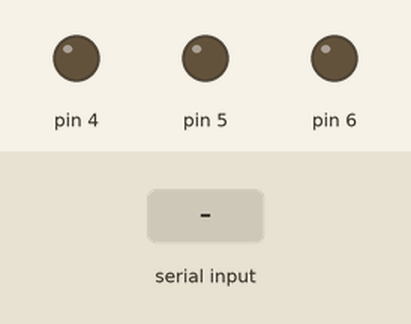
Simulated run of this sketch. Board: Arduino Uno, built with avr-gcc and run on an emulated ATmega328P. On the bench: output pins drawn as LEDs (lit = HIGH). The test bench sets the inputs (shaded band).

Above: at 1.2 s.
1.3 s: "R" received over Serial
At 1.7 s:
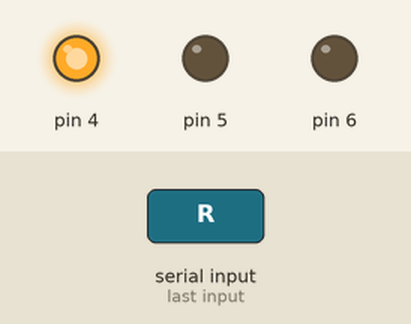
2.8 s: "G" received over Serial
At 4.0 s:
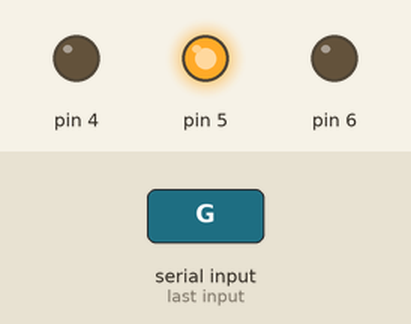
4.3 s: "B" received over Serial
At 5.2 s:
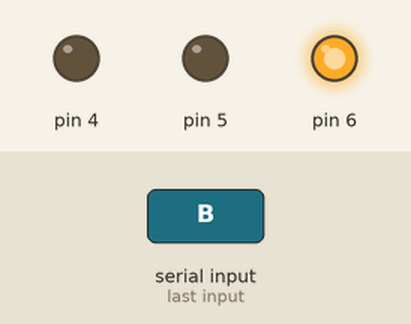
Timing chart, 0 to 7.3 s (numbered marks = the images above; inputs shaded):
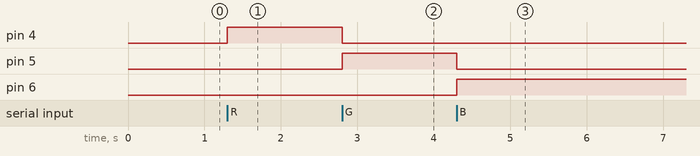

Measured:
- after the input at 1.3 s, pin 4: LOW → HIGH at once
- after the input at 2.8 s, pin 4: HIGH → LOW at once; pin 5: LOW → HIGH at once
- after the input at 4.3 s, pin 5: HIGH → LOW at once; pin 6: LOW → HIGH at once

The sketch:

pyuthon.ino
```cpp
//Código en Arduinio para obtener respuesta del color predominante la imagen
//Y encender un led de acuerdo a este color
int LED_R = 4;
int LED_G = 5;
int LED_B = 6;

char dato;

void setup() {
  // put your setup code here, to run once:
  Serial.begin(9600);
  pinMode(4, OUTPUT);
  pinMode(5, OUTPUT);
  pinMode(6, OUTPUT);


}

void loop() {
  // put your main code here, to run repeatedly:
  if(Serial.available() > 0){
    dato = Serial.read();
    if(dato == 'R'){
      digitalWrite(4,HIGH);
      digitalWrite(5,LOW);
      digitalWrite(6,LOW);
    }
    else if(dato == 'G'){
      digitalWrite(4,LOW);
      digitalWrite(5,HIGH);
      digitalWrite(6,LOW);
    }
    else if(dato == 'B'){
      digitalWrite(4,LOW);
      digitalWrite(5,LOW);
      digitalWrite(6,HIGH);
    }
  }
}
```
